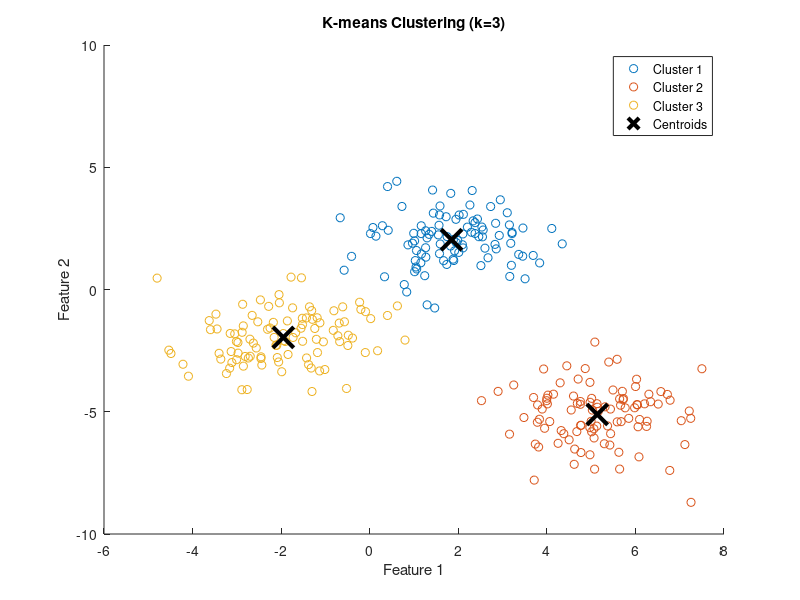

Reproduce this figure in MATLAB.
clear
clc
close all

rng(1);
simulated_data = [randn(100,2) + 2; randn(100,2) - 2; randn(100,2) + [5, -5]];

num_clusters = 3;

[idx, C] = kmeans(simulated_data, num_clusters);

figure;
gscatter(simulated_data(:,1), simulated_data(:,2), idx);
% scatter(simulated_data(:,1), simulated_data(:,2));
hold on;
plot(C(:,1), C(:,2), 'kx', 'MarkerSize', 15, 'LineWidth', 3);
legend('Cluster 1', 'Cluster 2', 'Cluster 3', 'Centroids');
title('K-means Clustering (k=3)');
xlabel('Feature 1');
ylabel('Feature 2');
hold off;
